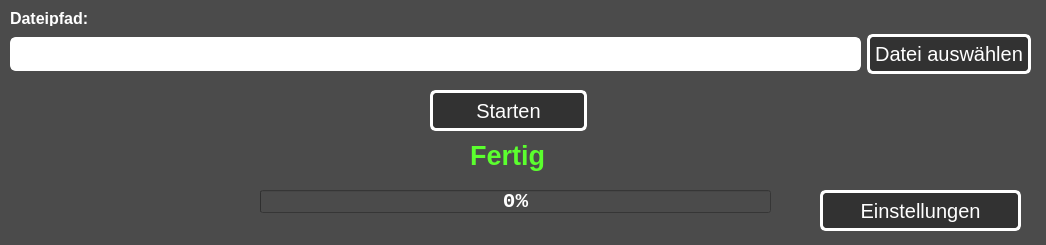
<?xml version="1.0" encoding="UTF-8"?>
<ui version="4.0">
 <author>Manuel Bücherl</author>
 <class>MainWindow</class>
 <widget class="QMainWindow" name="MainWindow">
  <property name="enabled">
   <bool>true</bool>
  </property>
  <property name="geometry">
   <rect>
    <x>0</x>
    <y>0</y>
    <width>1046</width>
    <height>245</height>
   </rect>
  </property>
  <property name="minimumSize">
   <size>
    <width>1046</width>
    <height>245</height>
   </size>
  </property>
  <property name="maximumSize">
   <size>
    <width>1046</width>
    <height>245</height>
   </size>
  </property>
  <property name="font">
   <font>
    <family>Tahoma</family>
    <pointsize>12</pointsize>
   </font>
  </property>
  <property name="cursor">
   <cursorShape>ArrowCursor</cursorShape>
  </property>
  <property name="contextMenuPolicy">
   <enum>Qt::NoContextMenu</enum>
  </property>
  <property name="acceptDrops">
   <bool>false</bool>
  </property>
  <property name="windowTitle">
   <string>Nullpunkt Bscheißer</string>
  </property>
  <property name="windowIcon">
   <iconset>
    <selectedon>:/Icon/data/favicon.ico</selectedon>
   </iconset>
  </property>
  <property name="styleSheet">
   <string notr="true">background-color:rgb(75, 75, 75)</string>
  </property>
  <property name="iconSize">
   <size>
    <width>256</width>
    <height>256</height>
   </size>
  </property>
  <property name="documentMode">
   <bool>false</bool>
  </property>
  <widget class="QWidget" name="centralwidget">
   <property name="font">
    <font>
     <family>Tahoma</family>
     <kerning>true</kerning>
    </font>
   </property>
   <property name="cursor">
    <cursorShape>ArrowCursor</cursorShape>
   </property>
   <property name="mouseTracking">
    <bool>true</bool>
   </property>
   <widget class="QLabel" name="dasLabel">
    <property name="geometry">
     <rect>
      <x>10</x>
      <y>10</y>
      <width>95</width>
      <height>16</height>
     </rect>
    </property>
    <property name="font">
     <font>
      <family>Tahoma</family>
      <pointsize>12</pointsize>
      <weight>75</weight>
      <bold>true</bold>
     </font>
    </property>
    <property name="styleSheet">
     <string notr="true">color: #FFF</string>
    </property>
    <property name="text">
     <string>Dateipfad:</string>
    </property>
   </widget>
   <widget class="QWidget" name="layoutWidget">
    <property name="geometry">
     <rect>
      <x>10</x>
      <y>32</y>
      <width>1021</width>
      <height>44</height>
     </rect>
    </property>
    <layout class="QGridLayout" name="gridLayout">
     <item row="0" column="0">
      <widget class="QLineEdit" name="rawFilePath">
       <property name="enabled">
        <bool>false</bool>
       </property>
       <property name="font">
        <font>
         <family>Tahoma</family>
         <pointsize>15</pointsize>
        </font>
       </property>
       <property name="cursor">
        <cursorShape>ForbiddenCursor</cursorShape>
       </property>
       <property name="styleSheet">
        <string notr="true">background-color: #FFF;
color: #000;
padding: 2px;
border-radius: 6px;
border: 1.5px solid #FFF</string>
       </property>
      </widget>
     </item>
     <item row="0" column="1">
      <widget class="QPushButton" name="btn_selectfile">
       <property name="font">
        <font>
         <family>Tahoma</family>
         <pointsize>15</pointsize>
        </font>
       </property>
       <property name="cursor">
        <cursorShape>PointingHandCursor</cursorShape>
       </property>
       <property name="styleSheet">
        <string notr="true">background-color: rgb(50, 50, 50);
color: rgb(255, 255, 255);
padding: 5px;
border-radius: 6px;
border: 3px solid #FFF</string>
       </property>
       <property name="text">
        <string>Datei auswählen</string>
       </property>
      </widget>
     </item>
    </layout>
   </widget>
   <widget class="QPushButton" name="btn_ButtonStart">
    <property name="geometry">
     <rect>
      <x>430</x>
      <y>90</y>
      <width>157</width>
      <height>41</height>
     </rect>
    </property>
    <property name="font">
     <font>
      <family>Tahoma</family>
      <pointsize>15</pointsize>
     </font>
    </property>
    <property name="cursor">
     <cursorShape>PointingHandCursor</cursorShape>
    </property>
    <property name="styleSheet">
     <string notr="true">background-color: rgb(50, 50, 50);
color: rgb(255, 255, 255);
border-radius: 6px;
border: 3px solid #FFF</string>
    </property>
    <property name="text">
     <string>Starten</string>
    </property>
   </widget>
   <widget class="QProgressBar" name="progressBar">
    <property name="geometry">
     <rect>
      <x>260</x>
      <y>190</y>
      <width>511</width>
      <height>23</height>
     </rect>
    </property>
    <property name="font">
     <font>
      <family>Consolas</family>
      <pointsize>16</pointsize>
      <weight>75</weight>
      <bold>true</bold>
     </font>
    </property>
    <property name="autoFillBackground">
     <bool>false</bool>
    </property>
    <property name="styleSheet">
     <string notr="true">color: #FFF</string>
    </property>
    <property name="value">
     <number>0</number>
    </property>
    <property name="textVisible">
     <bool>true</bool>
    </property>
   </widget>
   <widget class="QLabel" name="LabelDone">
    <property name="enabled">
     <bool>true</bool>
    </property>
    <property name="geometry">
     <rect>
      <x>460</x>
      <y>140</y>
      <width>95</width>
      <height>31</height>
     </rect>
    </property>
    <property name="font">
     <font>
      <family>Tahoma</family>
      <pointsize>20</pointsize>
      <weight>75</weight>
      <bold>true</bold>
     </font>
    </property>
    <property name="autoFillBackground">
     <bool>false</bool>
    </property>
    <property name="styleSheet">
     <string notr="true">color: rgb(91, 255, 46);
</string>
    </property>
    <property name="text">
     <string>Fertig</string>
    </property>
    <property name="scaledContents">
     <bool>true</bool>
    </property>
    <property name="alignment">
     <set>Qt::AlignCenter</set>
    </property>
   </widget>
   <widget class="QPushButton" name="btn_Einstellungen">
    <property name="geometry">
     <rect>
      <x>820</x>
      <y>190</y>
      <width>201</width>
      <height>41</height>
     </rect>
    </property>
    <property name="font">
     <font>
      <family>Tahoma</family>
      <pointsize>15</pointsize>
     </font>
    </property>
    <property name="cursor">
     <cursorShape>PointingHandCursor</cursorShape>
    </property>
    <property name="styleSheet">
     <string notr="true">background-color: rgb(50, 50, 50);
color: rgb(255, 255, 255);
border-radius: 6px;
border: 3px solid #FFF</string>
    </property>
    <property name="text">
     <string>Einstellungen</string>
    </property>
   </widget>
  </widget>
 </widget>
 <resources>
  <include location="Icons.qrc"/>
 </resources>
 <connections/>
</ui>
